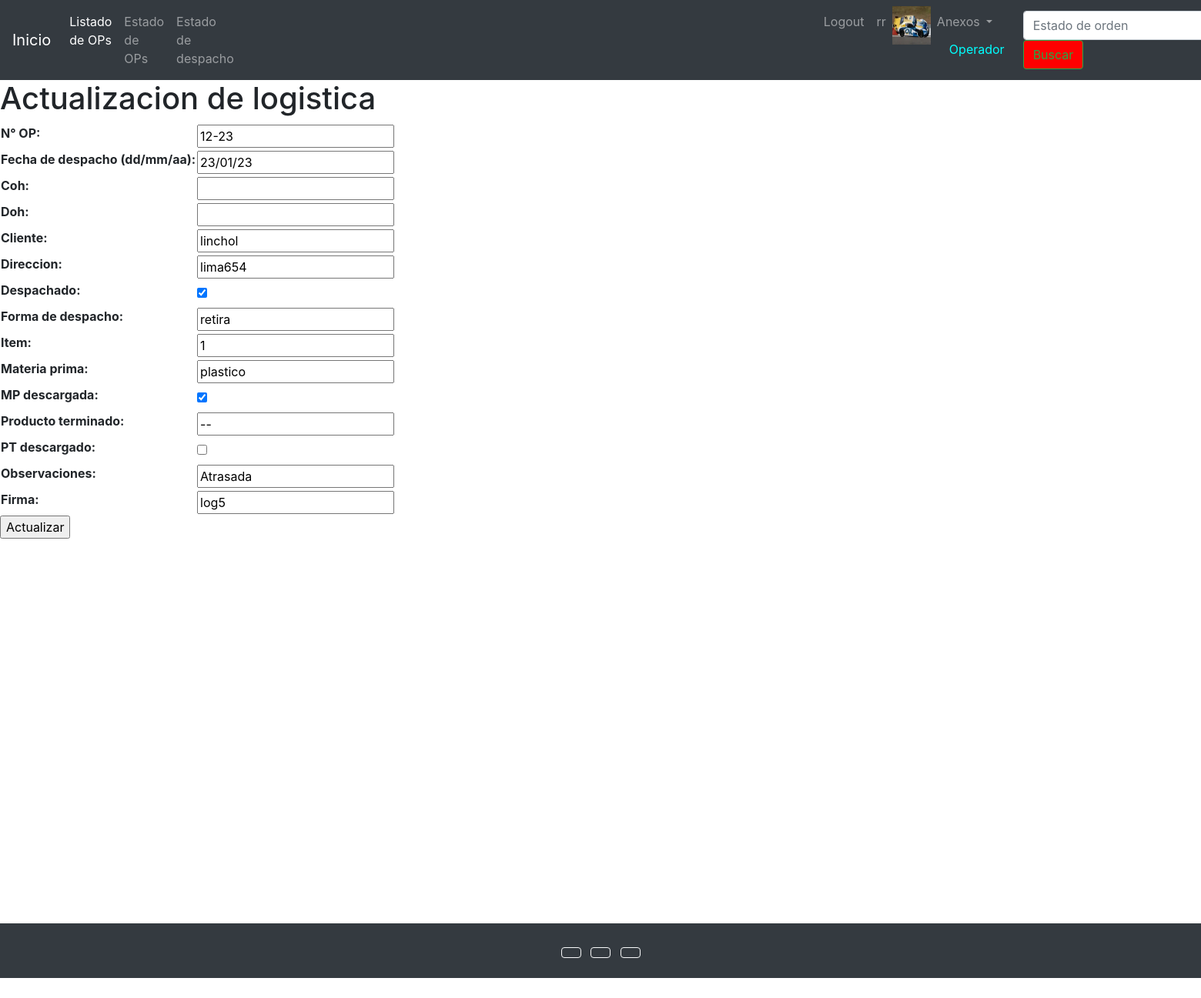
/logistics/update-logistic/5/ (signed in), run on the app's committed database.
### users/models.py (models this page shows)
class UserProfile(models.Model):
    user = models.OneToOneField(User, on_delete=models.CASCADE, related_name='profile')
    phone = models.CharField(max_length=25, null=True, blank=True, verbose_name= 'telefono')
    birth_date = models.DateField(null=True, blank=True, verbose_name= 'Fecha de nacimiento dd/mm/aa')
    profile_picture = models.ImageField(upload_to='profile_images', null=True, blank=True, verbose_name= 'Foto de perfil')

### logistics/models.py (models this page shows, shortened)
class Logistics(models.Model):
    DISPATCH = (
        ('consolidado', 'consolidado'),
        ('micro', 'micro'),
        ('retira', 'retira'),
    )
    n_po= models.CharField(max_length=11,verbose_name="N°OP")
    dispatch_date = models.CharField(max_length=8,verbose_name="Fecha de despacho (dd/mm/aa)")
    coh = models.CharField(max_length=10)
    doh = models.CharField(max_length=10)
    client = models.CharField(max_length=30,verbose_name="Cliente")
    address = models.CharField(max_length=30,verbose_name="Direccion")
    dispatch = models.BooleanField(default=True,verbose_name="Despachado")
    form_of_dispatch= models.CharField(max_length=12, choices = DISPATCH,verbose_name="Forma de despacho")
    item = models.IntegerField()
    used_raw_material = models.CharField(max_length=11,verbose_name="Materia prima")
    used_raw_material1 = models.BooleanField(default=True,verbose_name="Materia prima descargada")
    used_finished_product = models.CharField(max_length=15,verbose_name="Producto terminado")
    used_finished_product1 = models.BooleanField(default=True,verbose_name="Producto terminado descargado")
    observations= models.CharField(max_length=1500,verbose_name="Observaciones")
    firm = models.CharField(max_length=5,verbose_name="Firma")
    class Meta:
            verbose_name = 'Logistico'
            verbose_name_plural ='Logisticos'

### logistics/views.py (the view, shortened to what this page needs)
# urls.py: path('update-logistic/<int:pk>/', logistic_update, name ='update_logistic'),
def logistic_update(request, pk):
    logistics =Logistics.objects.get(id=pk)
    if request.method== 'GET':
        context ={
            'form':LogisticForm(
                initial={
                    'n_po':logistics.n_po,
                    'dispatch_date':logistics.dispatch_date,
                    'dispatch_coh':logistics.coh,
                    'dispatch_doh':logistics.doh,
                    'client':logistics.client,
                    'address':logistics.address,
                    'form_of_dispatch':logistics.form_of_dispatch,
                    'dispatch':logistics.dispatch,
                    'item':logistics.item,
                    'used_raw_material':logistics.used_raw_material,
                    'used_raw_material1':logistics.used_raw_material1,
                    'used_finished_product':logistics.used_finished_product,
                    'used_finished_product1':logistics.used_finished_product1,
                    'observations':logistics.observations,
                    'firm':logistics.firm,
                }
            )
        }
        return render(request, 'logistics/update_logistic.html',context=context)

### logistics/forms.py
class LogisticForm(forms.Form):
    n_po= forms.CharField(max_length=11,label='N° OP')
    dispatch_date = forms.CharField(max_length=8,label="Fecha de despacho (dd/mm/aa)")
    coh = forms.CharField(max_length=10)
    doh = forms.CharField(max_length=10)
    client = forms.CharField(max_length=30,label='Cliente')
    address = forms.CharField(max_length=30,label='Direccion')
    dispatch = forms.BooleanField(required=False,label='Despachado')
    form_of_dispatch= forms.CharField(max_length=12,label='Forma de despacho')
    item = forms.IntegerField()
    used_raw_material = forms.CharField(max_length=11,label='Materia prima')
    used_raw_material1 = forms.BooleanField(required=False,label='MP descargada')
    used_finished_product = forms.CharField(max_length=15,label='Producto terminado')
    used_finished_product1 = forms.BooleanField(required=False,label='PT descargado')
    observations= forms.CharField(max_length=1500,label='Observaciones')
    firm = forms.CharField(max_length=5,label='Firma')

### templates/logistics/update_logistic.html (shortened to what this page needs)
{% extends 'base.html' %}
{% block content %}
    <h1>Actualizacion de logistica</h1>
    {% if request.user.is_authenticated %}
            {% if form %}
                <form action="" method="POST">
                    <table>
                        {{form.as_table}}
                    </table>
                    <input type="submit" value="Actualizar">
                </form>
            {% endif %}
    {% endif %}
{% endblock %}

### templates/base.html (shortened to what this page needs)
<!DOCTYPE html>
<html lang="es">
<head>
    <link rel="stylesheet" href="https://cdn.jsdelivr.net/npm/bootstrap@4.6.2/dist/css/bootstrap.min.css"
>
</head>
<body>
    <header>
        <nav class="navbar navbar-expand-lg navbar-dark bg-dark">
            <a class="navbar-brand" href="/">Inicio</a>
            <div class="collapse navbar-collapse" id="navbarSupportedContent">
                <ul class="navbar-nav mr-auto">
                    <li class="nav-item active">
                        <a class="nav-link" href="/planner/list-planners/">Listado de OPs <span class="sr-only">Listado de OPs</span></a>
                    </li>
                    <li class="nav-item">
                        <a class="nav-link" href="/operative/list-operatives/">Estado de OPs</a>
                    </li>
                    <li class="nav-item" style="margin-right: 750px;">
                        <a class="nav-link" href="/logistics/list-logistics/">Estado de despacho</a>
                    </li>
                    {% if request.user.is_authenticated %}
                    <li class="nav-item">
                        <a class="nav-link" href="/users/logout/">Logout</a>
                    </li>
                    <li class="nav-item">
                        <a class="nav-link" href="/users/update/">{{request.user.username}}</a>
                    </li>
                        {% if request.user.profile.profile_picture.url != '' %}
                            <img src="{{request.user.profile.profile_picture.url}}" alt="profile_picture" width="50px" height="50px">
                        {% endif %}
                    {% endif %}
                    <li class="nav-item dropdown">
                        <a class="nav-link dropdown-toggle" href="/users/update/profile/" role="button" data-toggle="dropdown" aria-expanded="false">
                        Anexos
                        </a>
                            {% if perms.planner %}
                            <a class="dropdown-item" style="color:cyan">Planificador</a>
                            {% elif perms.operative %}
                            <a class="dropdown-item" style="color:cyan">Operador</a>
                            {% elif perms.logistics %}
                            <a class="dropdown-item"style="color:cyan ">Logistica</a>
                            {% else %}
                            <a class="dropdown-item" >Invitado</a>
                            {% endif %}
                    </li>
                </ul>
                <form class="form-inline my-2 my-lg-0" action="/operative/list-operatives/" method="GET">
                    <input class="form-control mr-sm-2" type="search" placeholder="Estado de orden" aria-label="Search" name="search">
                    <button class="btn btn-outline-success my-2 my-sm-0" type="submit" style="background-color: red;">Buscar</button>
                </form>
            </div>
        </nav>
    </header>
    {% block content %}
    {% endblock %}
    <footer class="bg-dark text-center text-red" style="margin-top:500px;">
        <div class="container p-4">
        <section class="mb-4">
            <a class="btn btn-outline-light btn-floating m-1" href="#!" role="button"
            ></a>
            <a class="btn btn-outline-light btn-floating m-1" href="#!" role="button"
            ></a>
            <a class="btn btn-outline-light btn-floating m-1" href="#!" role="button"
            ></a>
</body>
</html>

### data on the page
Logistics: n_po "12-23", dispatch_date "23/01/23", client "linchol", address "lima654", dispatch "☑", form_of_dispatch "retira", item "1", used_raw_material "plastico", used_raw_material1 "☑", used_finished_product "--", observations "Atrasada", firm "log5"

### other printed values
{{ request.user.username }} "rr"
